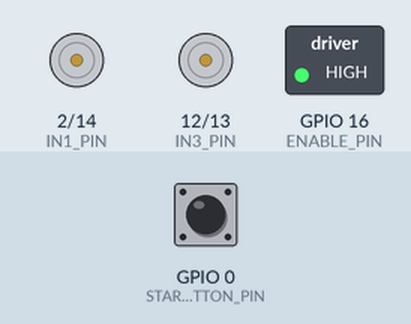
The program below on a simulated ESP8266 (Wemos D1 mini). Shown: motor-driver pin pairs drawn as motors (green arrow = first pin HIGH = forward, orange = second pin HIGH = backward, longer = more drive), switched loads named in the program (green lamp = pin HIGH). Inputs (shaded band) come from the test bench; at power-on: GPIO 0 (START_BUTTON_PIN) HIGH.

Above: at 1.2 s.
1.3 s: GPIO 0 (START_BUTTON_PIN) pulled LOW for 1 s
At 1.5 s:
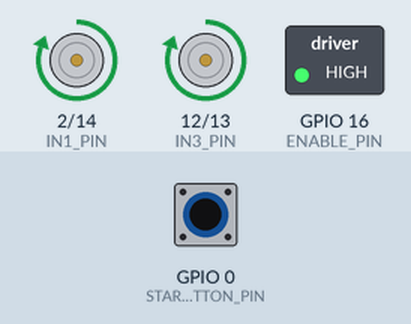
4.3 s: GPIO 0 (START_BUTTON_PIN) pulled LOW for 3.2 s
At 8.0 s:
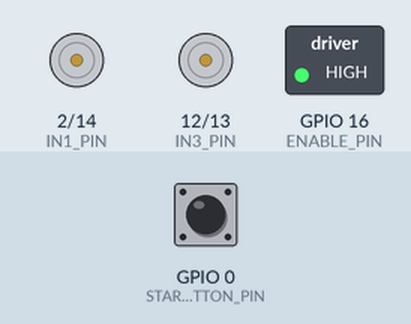
Timing chart, 0 to 9.5 s (numbered marks = the images above; inputs shaded):
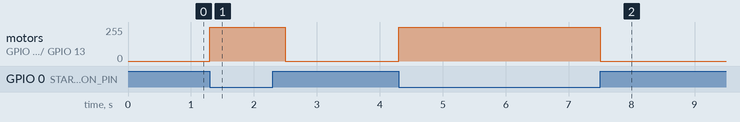

Measured:
- after the input at 1.3 s, motor on GPIO 2 (IN1_PIN) / GPIO 14 (IN2_PIN), motor on GPIO 12 (IN3_PIN) / GPIO 13 (IN4_PIN): stopped → forward 255/255 at once, → stopped 1.2 s later
- after the input at 4.3 s, motor on GPIO 2 (IN1_PIN) / GPIO 14 (IN2_PIN), motor on GPIO 12 (IN3_PIN) / GPIO 13 (IN4_PIN): stopped → forward 255/255 at once, → stopped 3.2 s later

The program:

main.cpp
```cpp
#include <Arduino.h>

#define ENABLE_PIN 16
#define IN1_PIN 2
#define IN2_PIN 14
#define IN3_PIN 12
#define IN4_PIN 13
#define START_BUTTON_PIN 0

const int motorSpeed = 600;

void moveForward()
{
    analogWrite(IN1_PIN, motorSpeed);
    analogWrite(IN2_PIN, 0);
    analogWrite(IN3_PIN, motorSpeed);
    analogWrite(IN4_PIN, 0);
}

void stopMotors()
{
    analogWrite(IN1_PIN, 0);
    analogWrite(IN2_PIN, 0);
    analogWrite(IN3_PIN, 0);
    analogWrite(IN4_PIN, 0);
}

void setup()
{
    pinMode(ENABLE_PIN, OUTPUT);
    pinMode(IN1_PIN, OUTPUT);
    pinMode(IN2_PIN, OUTPUT);
    pinMode(IN3_PIN, OUTPUT);
    pinMode(IN4_PIN, OUTPUT);

    pinMode(START_BUTTON_PIN, INPUT);
    digitalWrite(START_BUTTON_PIN, HIGH);

    digitalWrite(ENABLE_PIN, HIGH);
}


void loop()
{
    if (digitalRead(START_BUTTON_PIN) == LOW)
    {
        moveForward();
        delay(400);
        stopMotors();
    }
}
```
